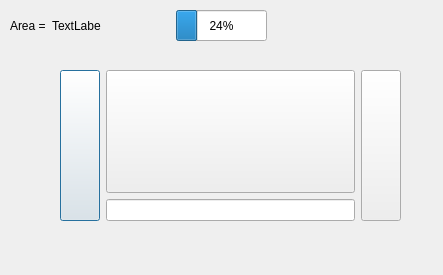
<?xml version="1.0" encoding="UTF-8"?>
<ui version="4.0">
 <class>wheatland2</class>
 <widget class="QDialog" name="wheatland2">
  <property name="geometry">
   <rect>
    <x>0</x>
    <y>0</y>
    <width>443</width>
    <height>275</height>
   </rect>
  </property>
  <property name="windowTitle">
   <string>Dialog</string>
  </property>
  <widget class="QWidget" name="horizontalLayoutWidget">
   <property name="geometry">
    <rect>
     <x>60</x>
     <y>70</y>
     <width>341</width>
     <height>151</height>
    </rect>
   </property>
   <layout class="QHBoxLayout" name="horizontalLayout">
    <item>
     <widget class="QPushButton" name="bardasht">
      <property name="sizePolicy">
       <sizepolicy hsizetype="Minimum" vsizetype="Minimum">
        <horstretch>0</horstretch>
        <verstretch>0</verstretch>
       </sizepolicy>
      </property>
      <property name="cursor">
       <cursorShape>PointingHandCursor</cursorShape>
      </property>
      <property name="text">
       <string/>
      </property>
     </widget>
    </item>
    <item>
     <layout class="QVBoxLayout" name="verticalLayout">
      <item>
       <widget class="QPushButton" name="kesht">
        <property name="sizePolicy">
         <sizepolicy hsizetype="Minimum" vsizetype="Minimum">
          <horstretch>0</horstretch>
          <verstretch>0</verstretch>
         </sizepolicy>
        </property>
        <property name="cursor">
         <cursorShape>PointingHandCursor</cursorShape>
        </property>
        <property name="text">
         <string/>
        </property>
       </widget>
      </item>
      <item>
       <widget class="QLineEdit" name="keshtSize"/>
      </item>
     </layout>
    </item>
    <item>
     <widget class="QPushButton" name="upGrade">
      <property name="sizePolicy">
       <sizepolicy hsizetype="Minimum" vsizetype="Minimum">
        <horstretch>0</horstretch>
        <verstretch>0</verstretch>
       </sizepolicy>
      </property>
      <property name="cursor">
       <cursorShape>PointingHandCursor</cursorShape>
      </property>
      <property name="text">
       <string/>
      </property>
     </widget>
    </item>
   </layout>
  </widget>
  <widget class="QWidget" name="horizontalLayoutWidget_2">
   <property name="geometry">
    <rect>
     <x>10</x>
     <y>10</y>
     <width>91</width>
     <height>31</height>
    </rect>
   </property>
   <layout class="QHBoxLayout" name="horizontalLayout_2">
    <item>
     <widget class="QLabel" name="label">
      <property name="text">
       <string>Area =</string>
      </property>
     </widget>
    </item>
    <item>
     <widget class="QLabel" name="AreaLabel">
      <property name="text">
       <string>TextLabel</string>
      </property>
     </widget>
    </item>
   </layout>
  </widget>
  <widget class="QProgressBar" name="progressBar">
   <property name="geometry">
    <rect>
     <x>176</x>
     <y>10</y>
     <width>91</width>
     <height>31</height>
    </rect>
   </property>
   <property name="value">
    <number>24</number>
   </property>
  </widget>
 </widget>
 <resources/>
 <connections/>
</ui>
